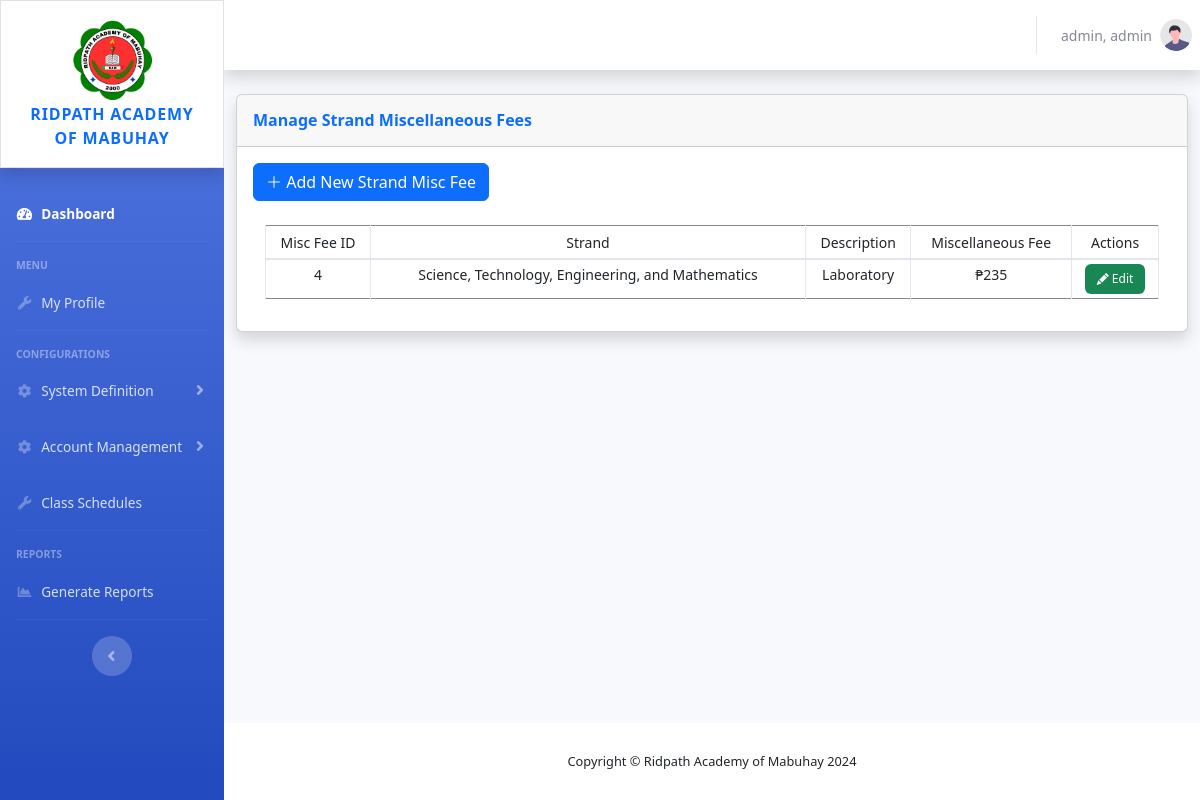
The page /admin/miscellaneousfees.php (signed in) on the database as committed earlier.
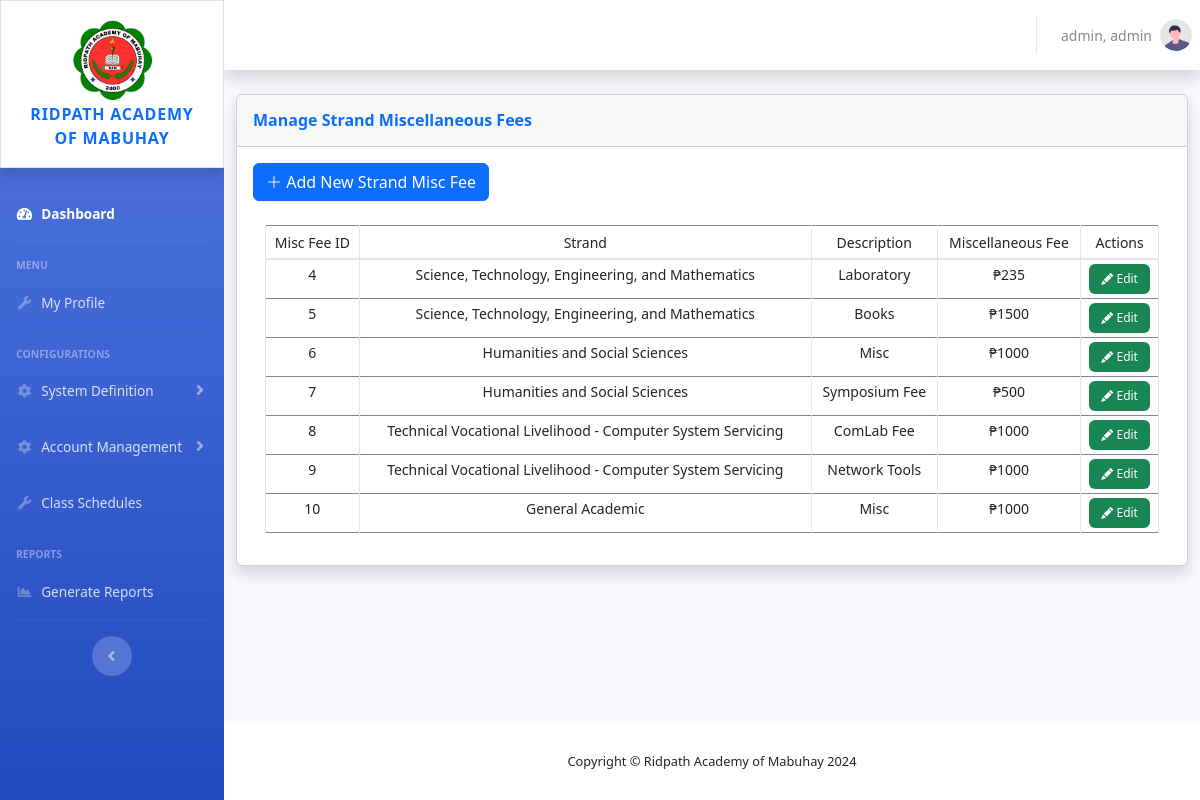
The same page on the database as committed later.
### tables this page shows
CREATE TABLE `miscellaneousfees` (
  `miscID` int(254) NOT NULL,
  `strandID` int(254) NOT NULL,
  `description` varchar(254) NOT NULL,
  `amount` int(254) NOT NULL
);

CREATE TABLE `strands` (
  `strandID` int(254) NOT NULL,
  `strandname` varchar(254) NOT NULL,
  `abbreviation` varchar(254) NOT NULL,
  `isactive` varchar(10) NOT NULL
);

### admin/miscellaneousfees.php (the view, shortened to what this page needs)
<?php
    require '../shared/header.php';
?>
                <div class="container-fluid">
                    <div class="row">
                        <div class="col-xl-12 col-lg-12">
                            <div class="card shadow mb-4">
                                <div
                                    class="card-header py-3 d-flex flex-row align-items-center justify-content-between">
                                    <h6 class="m-0 font-weight-bold text-primary">Manage Strand Miscellaneous Fees</h6>
                                </div>
                                <div class="card-body">
                                    <div class="row" id="page-btn-container">
                                        <div class="col-4">
                                        <button class="btn btn-primary" id="page-btn" data-bs-toggle="modal" data-bs-target="#modal-Add"><i class="bi bi-plus-lg"></i> Add New Strand Misc Fee</button>
                                        </div>
                                    </div>
                                    <div class="container">
                                    <div class="table-responsive mt-4">
                                    <table class="table table-hover table-bordered table-sm w-100" id="table">
                                        <thead>
                                        <tr>
                                            <th scope="col" class="text-center" id="th"><small>Misc Fee ID</small></th>
                                            <th scope="col" class="text-center" id="th"><small>Strand</small></th>
                                            <th scope="col" class="text-center" id="th"><small>Description</small></th>
                                            <th scope="col" class="text-center" id="th"><small>Miscellaneous Fee</small></th>
                                            <th scope="col" class="text-center" id="th"><small>Actions</small></th>
                                        </tr>
                                        </thead>
                                        <tbody>
                                        <?php
                                        $fetchQuery = "SELECT * FROM miscellaneousfees LEFT JOIN strands ON miscellaneousfees.strandID = strands.strandID";
                                        $fetchedData = mysqli_query($conn, $fetchQuery);
                                        while($DataArray = mysqli_fetch_assoc($fetchedData)){
                                            $ID = $DataArray['miscID'];
                                            $strandname = $DataArray['strandname'];
                                            $amount = $DataArray['amount'];
                                            $description = $DataArray['description'];
                                            ?>
                                            <tr>
                                                <td class="text-center" id="td"><?php echo $ID; ?></td>
                                                <td class="text-center" id="td"><?php echo $strandname; ?></td>
                                                <td class="text-center" id="td"><?php echo $description; ?></td>
                                                <td class="text-center" id="td">₱<?php echo $amount; ?></td>
                                                <td class="text-center" id="td">
                                                    <button class="btn btn-success border-0" title="Edit" id="table-button"
                                                            data-bs-toggle="modal"
                                                            data-bs-target="#modal-Edit"
                                                            data-bs-miscID="<?php echo $ID;?>"
                                                            >
                                                            <i class="bi bi-pencil-fill" id="table-btn-icon"></i> <span id="tablebutton-text">Edit</span>
                                                    </button>
                                                </td>
                                            </tr>
                                            <?php
                                        }
                                        ?>
                                        </tbody>
                                    </table>
                                    </div>
                                    </div>
                                </div>
                            </div>
                        </div>
                    </div>
                </div>
            </div>
<?php
    require '../shared/footer.php';
?>

### shared/header.php (shortened to what this page needs)
<!DOCTYPE html>
<html lang="en">
<head>
    <link href="../vendor/fontawesome-free/css/all.min.css" rel="stylesheet" type="text/css">
    <link href="../css/sb-admin-2.min.css" rel="stylesheet">
    <link href="../css/bootstrap5.min.css" rel="stylesheet">
    <link rel="stylesheet" href="https://cdn.jsdelivr.net/npm/bootstrap-icons@1.9.1/font/bootstrap-icons.css">
    <link href="../css/style.css" rel="stylesheet">
    <link rel="stylesheet" href="../css/dataTables.bootstrap5.min.css">
</head>
<body id="page-top">
    <div id="wrapper">
        <?php
        require 'sidebar.php';
        ?>
        <div id="content-wrapper" class="d-flex flex-column">
            <div id="content">
                <nav class="navbar navbar-expand navbar-light bg-white topbar mb-4 static-top shadow">
                    <ul class="navbar-nav ml-auto">
                        <li class="nav-item dropdown no-arrow">
                            <a class="nav-link dropdown-toggle" href="#" id="userDropdown" role="button"
                                data-toggle="dropdown" aria-haspopup="true" aria-expanded="false">
                                <span class="mr-2 d-none d-lg-inline text-gray-600 small">
                                    <?php echo $_SESSION['logged_username']; ?>
                                </span>
                                <img class="img-profile rounded-circle"
                                    src="../img/undraw_profile.svg">
                            </a>
                        </li>
                    </ul>
                </nav>

### shared/sidebar.php (shortened to what this page needs)
<ul class="navbar-nav bg-gradient-primary sidebar sidebar-dark accordion" id="accordionSidebar">
 <div class="container-fluid bg-white pt-4 pb-4 border shadow">
    <a class="sidebar-brand d-flex align-items-center justify-content-center mb-5" href="dashboard.php">
        <div class="row d-flex flex-column mt-5">
            <div class="col">
                <img src="../img/ridpath.jpg" class="img w-50">
            </div>
            <div class="col">
                <div class="sidebar-brand-text text-primary">Ridpath Academy of Mabuhay</div>
            </div>
        </div>
    </a>
 </div>
<hr class="sidebar-divider">
<li class="nav-item active">
    <a class="nav-link" href="dashboard.php">
        <i class="fas fa-fw fa-tachometer-alt"></i>
        <span>Dashboard</span></a>
</li>
<hr class="sidebar-divider">
<div class="sidebar-heading">
    Menu
</div>
<li class="nav-item">
    <a class="nav-link" href="profile.php">
        <i class="fas fa-fw fa-wrench"></i>
        <span>My Profile</span></a>
</li>
<hr class="sidebar-divider">
<div class="sidebar-heading">
    Configurations
</div>
<li class="nav-item">
    <a class="nav-link collapsed" href="#" data-toggle="collapse" data-target="#collapseTwo"
        aria-expanded="true" aria-controls="collapseTwo">
        <i class="fas fa-fw fa-cog"></i>
        <span>System Definition</span>
    </a>
</li>
<li class="nav-item">
    <a class="nav-link collapsed" href="#" data-toggle="collapse" data-target="#collapseThree"
        aria-expanded="true" aria-controls="collapseThree">
        <i class="fas fa-fw fa-cog"></i>
        <span>Account Management</span>
    </a>
</li>
<li class="nav-item">
    <a class="nav-link" href="class-schedules.php">
        <i class="fas fa-fw fa-wrench"></i>
        <span>Class Schedules</span></a>
</li>
<hr class="sidebar-divider">
<div class="sidebar-heading">
    Reports
</div>
<li class="nav-item">
    <a class="nav-link" href="reports.php">
        <i class="fas fa-fw fa-chart-area"></i>
        <span>Generate Reports</span></a>
</li>
<hr class="sidebar-divider d-none d-md-block">
<div class="text-center d-none d-md-inline">
    <button class="rounded-circle border-0" id="sidebarToggle"></button>
</div>
</ul>

### shared/footer.php (shortened to what this page needs)
            <footer class="sticky-footer bg-white">
                <div class="container my-auto">
                    <div class="copyright text-center my-auto">
                        <span>Copyright &copy; Ridpath Academy of Mabuhay 2024</span>
                    </div>
                </div>
            </footer>
        </div>
    </div>
</body>
</html>

### css/style.css (style rules this page uses)
td { font-size: 14px; }
#table-button { font-size: 12px; }

Rows that differ between the two databases and show on the page:
added miscellaneousfees: miscID "5", strandID.strandname "Science, Technology, Engineering, and Mathematics", description "Books", amount "1500"
added miscellaneousfees: miscID "6", strandID.strandname "Humanities and Social Sciences", description "Misc", amount "1000"
added miscellaneousfees: miscID "7", strandID.strandname "Humanities and Social Sciences", description "Symposium Fee", amount "500"
added miscellaneousfees: miscID "8", strandID.strandname "Technical Vocational Livelihood - Computer System Servicing", description "ComLab Fee", amount "1000"
added miscellaneousfees: miscID "9", strandID.strandname "Technical Vocational Livelihood - Computer System Servicing", description "Network Tools", amount "1000"
added miscellaneousfees: miscID "10", strandID.strandname "General Academic", description "Misc", amount "1000"
